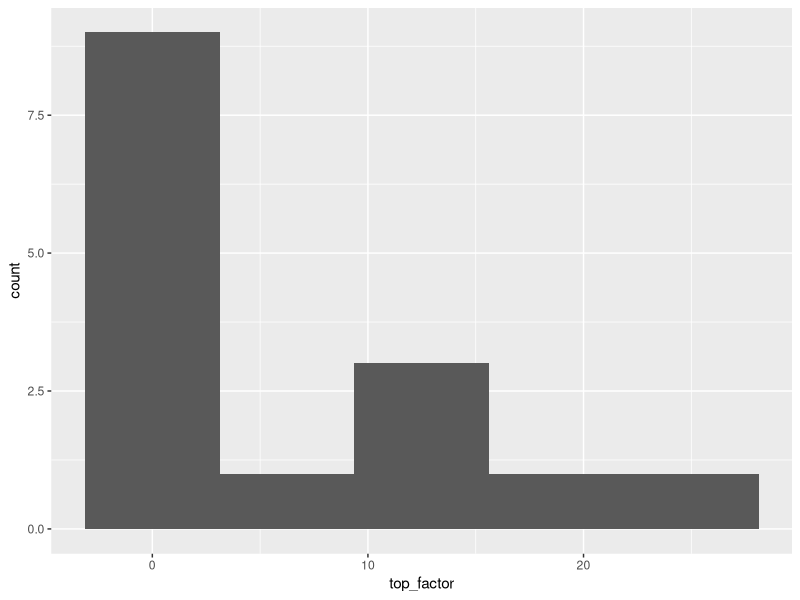

Reproduce this figure in R.
## ---- chunk 1
journal <- c("Scientific Reports", "Symmetry", "Journal of Speech, Language, and Hearing Research", "Journal of eScience Librarianship", "Infant and Child Development", "Developmental Psychology", "Computers in Electronics and Agriculture", "Journal of Motor Behavior", "Journal of Experimental Child Psychology", "Child Development Perspectives", "Advances in Intelligent Systems and Computing", "Neuropsychologia", "Advances in Methods and Practices in Psychological Science", "Nature Human Behavior", "Annals of the New York Academy of Sciences")
top_factor <-c(10, 0, 8, 0, 13, 12, 0, 0, 1, 0, 0, 1, 25, 18, 0)

gilmore_top <- tibble::tibble(journal, top_factor)

gilmore_top |>
  ggplot2::ggplot() +
  ggplot2::aes(top_factor) +
  ggplot2::geom_histogram(bins = 5)
  #ggtitle("TOP Factors for Journals Rick Gilmore has published in recently")
